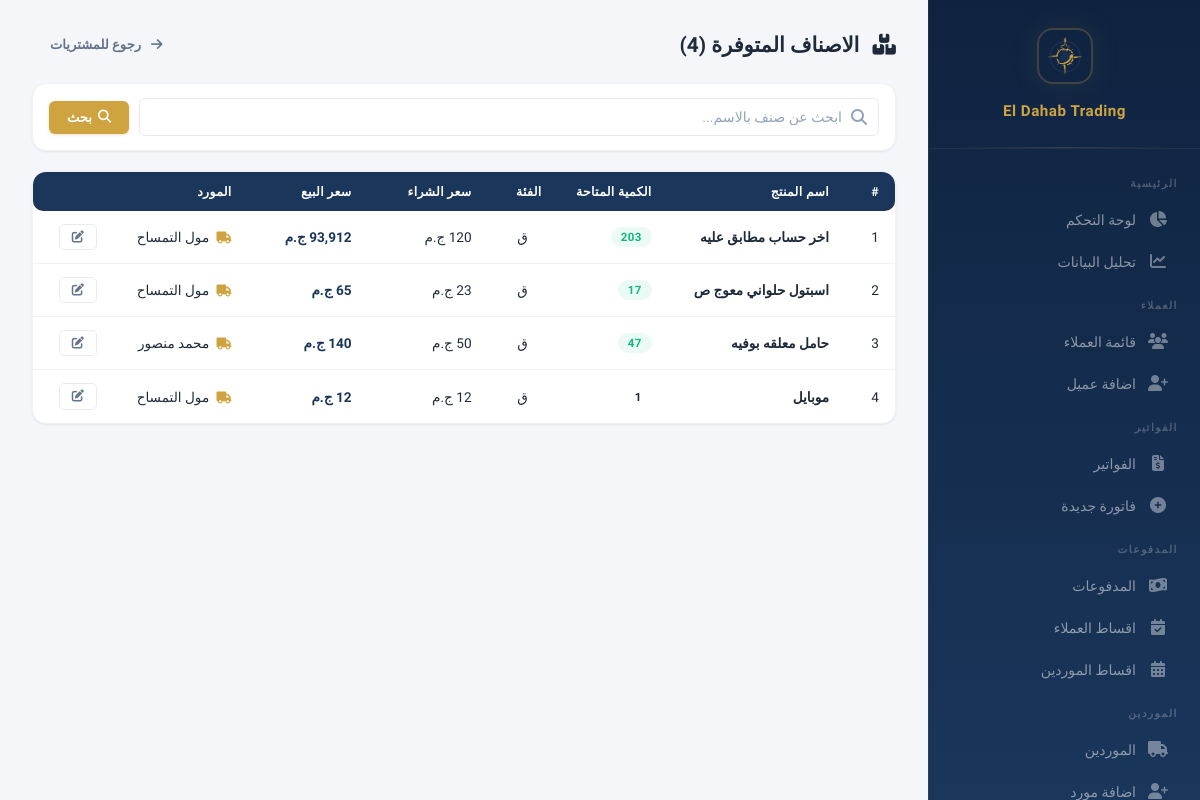
Screenshot of /items (signed in) with the database file from the repository.
### models.py (models this page shows, shortened)
class PurchaseItem(db.Model):
    __tablename__ = 'purchase_items'
    id = db.Column(db.Integer, primary_key=True)
    purchase_id = db.Column(db.Integer, db.ForeignKey('purchases.id'), nullable=False)
    item_name = db.Column(db.String(300), nullable=False)
    unit_type = db.Column(db.String(10), nullable=False, default='ق')
    quantity = db.Column(db.Float, nullable=False, default=0)
    unit_price = db.Column(db.Float, nullable=False, default=0)
    selling_price = db.Column(db.Float, nullable=False, default=0)
    total = db.Column(db.Float, nullable=False, default=0)

class Supplier(db.Model):
    __tablename__ = 'suppliers'
    id = db.Column(db.Integer, primary_key=True)
    name = db.Column(db.String(200), nullable=False)
    phone = db.Column(db.String(50))
    address = db.Column(db.Text)
    notes = db.Column(db.Text)
    created_at = db.Column(db.DateTime, default=datetime.utcnow)
    purchases = db.relationship('Purchase', backref='supplier', lazy=True)
    payments = db.relationship('SupplierPayment', backref='supplier', lazy=True)
    returns = db.relationship('SupplierReturn', backref='supplier', lazy=True)
    installment_plans = db.relationship('SupplierInstallmentPlan', backref='supplier', lazy=True)

### app.py (the view)
@app.route('/items')
@login_required
def items_list():
    search = request.args.get('search', '').strip()
    purchased = dict(db.session.query(
        PurchaseItem.item_name,
        db.func.coalesce(db.func.sum(PurchaseItem.quantity), 0)
    ).group_by(PurchaseItem.item_name).all())
    sold = dict(db.session.query(
        InvoiceItem.item_name,
        db.func.coalesce(db.func.sum(InvoiceItem.quantity), 0)
    ).group_by(InvoiceItem.item_name).all())
    returned = dict(db.session.query(
        ReturnItem.item_name,
        db.func.coalesce(db.func.sum(ReturnItem.quantity), 0)
    ).group_by(ReturnItem.item_name).all())
    latest_ids = db.session.query(func.max(PurchaseItem.id)).group_by(PurchaseItem.item_name)
    latest_rows = (PurchaseItem.query.filter(PurchaseItem.id.in_(latest_ids))
                   .options(joinedload(PurchaseItem.purchase).joinedload(Purchase.supplier))
                   .all())
    latest_by_name = {pi.item_name: pi for pi in latest_rows}
    items = []
    for name in sorted(purchased.keys()):
        if search and search not in (name or ''):
            continue
        qty = (purchased.get(name, 0) or 0) - (sold.get(name, 0) or 0) + (returned.get(name, 0) or 0)
        if qty <= 0:
            continue
        pi = latest_by_name.get(name)
        items.append({
            'name': name,
            'qty': qty,
            'unit_type': (pi.unit_type if pi else None) or 'ق',
            'unit_price': (pi.unit_price if pi else None) or 0,
            'selling_price': (pi.selling_price if pi else None) or 0,
            'supplier': pi.purchase.supplier.name if pi and pi.purchase and pi.purchase.supplier else '—',
        })
    return render_template('items_list.html', items=items, search=search)

### app.py (called while the page is built)
@app.context_processor
def inject_payment_methods():
    return {'PAYMENT_METHODS': PAYMENT_METHODS, 'parse_images': parse_images}

@app.before_request
def check_session_expiry():
    if 'user_id' in session and session.get('expires_at'):
        if datetime.utcnow().timestamp() > session['expires_at']:
            session.clear()
            flash('انتهت الجلسة، يرجى تسجيل الدخول مرة اخرى', 'warning')
            return redirect(url_for('login'))

@app.context_processor
def inject_user():
    if not hasattr(g, 'current_user'):
        g.current_user = db.session.get(User, session['user_id']) if 'user_id' in session else None
    return dict(current_user=g.current_user)

### models.py (called while the page is built)
    def has_permission(self, page):
        if self.is_admin:
            return True
        return any(p.page == page for p in self.permissions)

### templates/items_list.html (shortened to what this page needs)
{% extends "base.html" %}
{% block content %}
<div class="page-header">
    <h1 style="font-size:1.3rem;font-weight:700;color:var(--text);margin:0;"><i class="fas fa-boxes" style="margin-left:8px;"></i> الاصناف المتوفرة ({{ items|length }})</h1>
    <a href="{{ url_for('purchases_list') }}" class="btn btn-ghost"><i class="fas fa-arrow-right" style="margin-left:4px;"></i> رجوع للمشتريات</a>
</div>
<div class="data-card" style="margin-bottom:20px;">
    <form method="GET" action="{{ url_for('items_list') }}" style="display:flex;gap:10px;align-items:center;padding:14px 16px;">
        <div style="flex:1;position:relative;">
            <input type="text" name="search" value="{{ search }}" class="form-control" placeholder="ابحث عن صنف بالاسم..." autocomplete="off" style="padding-right:36px;" autofocus>
            <i class="fas fa-search" style="position:absolute;top:50%;right:12px;transform:translateY(-50%);color:var(--text-muted);"></i>
        </div>
        <button type="submit" class="btn btn-gold"><i class="fas fa-search"></i> بحث</button>
    </form>
</div>
<div class="data-card">
    <div class="data-card-body" style="padding:0;">
        <table>
            <thead>
                <tr>
                    <th style="width:50px;">#</th>
                    <th>اسم المنتج</th>
                    <th style="width:110px;">الكمية المتاحة</th>
                    <th style="width:70px;">الفئة</th>
                    <th style="width:120px;">سعر الشراء</th>
                    <th style="width:120px;">سعر البيع</th>
                    <th>المورد</th>
                    <th style="width:80px;"></th>
                </tr>
            </thead>
            <tbody>
                {% for item in items %}
                <tr>
                    <td>{{ loop.index }}</td>
                    <td style="font-weight:700;">{{ item.name }}</td>
                    <td>
                        <span class="badge {{ 'badge-success' if item.qty > 10 else 'badge-warning' }}">{{ "{:,.0f}".format(item.qty) }}</span>
                    </td>
                    <td style="text-align:center;">{{ item.unit_type }}</td>
                    <td>{{ "{:,.0f}".format(item.unit_price) }} ج.م</td>
                    <td style="color:var(--navy);font-weight:700;">{{ "{:,.0f}".format(item.selling_price) }} ج.م</td>
                    <td><i class="fas fa-truck" style="color:var(--gold);margin-left:4px;font-size:0.75rem;"></i> {{ item.supplier }}</td>
                    <td><a href="{{ url_for('items_edit', name=item.name) }}" class="btn btn-sm btn-outline" title="تعديل"><i class="fas fa-edit"></i></a></td>
                </tr>
                {% endfor %}
            </tbody>
        </table>
    </div>
</div>
{% endblock %}

### static/css/style.css (style rules this page uses)
:root { --gold: #cfa340; --gold-light: #e8c96a; --gold-dark: #b8892e; --gold-glow: rgba(207, 163, 64, 0.15); --navy: #1a365b; --navy-light: #264a7a; --navy-dark: #0f2340; --bg: #f4f6f9; --card: #ffffff; --card-hover: #fafbfd; --border: #e8ecf1; --border-light: #f0f2f5; --text: #1e2a3a; --text-secondary: #64748b; --text-muted: #94a3b8; --success: #10b981; --success-bg: rgba(16, 185, 129, 0.08); --danger: #ef4444; --danger-bg: rgba(239, 68, 68, 0.08); --warning: #f59e0b; --warning-bg: rgba(245, 158, 11, 0.08); --info: #3b82f6; --info-bg: rgba(59, 130, 246, 0.08); --sidebar-w: 272px; --shadow-xs: 0 1px 2px rgba(0,0,0,0.04); --shadow-sm: 0 1px 3px rgba(0,0,0,0.06), 0 1px 2px rgba(0,0,0,0.04); --shadow-md: 0 4px 6px -1px rgba(0,0,0,0.07), 0 2px 4px -2px rgba(0,0,0,0.05); --shadow-lg: 0 10px 15px -3px rgba(0,0,0,0.08), 0 4px 6px -4px rgba(0,0,0,0.04); --shadow-xl: 0 20px 25px -5px rgba(0,0,0,0.08), 0 8px 10px -6px rgba(0,0,0,0.04); --shadow-card: 0 1px 3px rgba(0,0,0,0.04), 0 1px 2px rgba(0,0,0,0.03); --shadow-card-hover: 0 10px 40px rgba(0,0,0,0.08); --radius: 14px; --radius-sm: 10px; --radius-xs: 6px; --transition: all 0.2s cubic-bezier(0.4, 0, 0.2, 1); }
* { margin: 0; padding: 0; box-sizing: border-box; }
html { scroll-behavior: smooth; }
body { font-family: 'IBM Plex Sans Arabic', -apple-system, BlinkMacSystemFont, sans-serif; background: var(--bg); color: var(--text); direction: rtl; min-height: 100vh; -webkit-font-smoothing: antialiased; -moz-osx-font-smoothing: grayscale; }
.data-card { background: var(--card); border-radius: var(--radius); box-shadow: var(--shadow-card); margin-bottom: 20px; overflow: hidden; border: 1px solid var(--border-light); }
.data-card-body { padding: 18px 22px; }
table { width: 100%; border-collapse: collapse; }
table thead th { background: var(--navy); color: #fff; padding: 12px 16px; font-size: 0.78rem; font-weight: 600; text-align: right; white-space: nowrap; letter-spacing: 0.3px; text-transform: uppercase; }
table thead th:first-child { border-radius: 0 var(--radius-sm) var(--radius-sm) 0; }
table thead th:last-child { border-radius: var(--radius-sm) 0 0 var(--radius-sm); }
table tbody td { padding: 13px 16px; border-bottom: 1px solid var(--border-light); font-size: 0.85rem; color: var(--text); }
table tbody tr { transition: var(--transition); }
table tbody tr:last-child td { border-bottom: none; }
.btn { display: inline-flex; align-items: center; gap: 6px; padding: 9px 18px; border: none; border-radius: var(--radius-xs); font-family: inherit; font-weight: 600; font-size: 0.82rem; cursor: pointer; transition: var(--transition); text-decoration: none; white-space: nowrap; }
.btn-gold { background: var(--gold); color: #fff; box-shadow: 0 1px 3px rgba(207,163,64,0.3); }
.btn-outline { background: transparent; border: 1.5px solid var(--border); color: var(--text-secondary); }
.btn-ghost { background: transparent; color: var(--text-secondary); }
.btn-sm { padding: 6px 12px; font-size: 0.76rem; border-radius: 5px; }
.form-control { width: 100%; padding: 10px 14px; border: 1.5px solid var(--border); border-radius: var(--radius-xs); font-family: inherit; font-size: 0.88rem; transition: var(--transition); background: #fff; color: var(--text); }
.form-control::placeholder { color: var(--text-muted); }
.badge { display: inline-flex; align-items: center; padding: 3px 10px; border-radius: 20px; font-size: 0.72rem; font-weight: 600; letter-spacing: 0.3px; }
.badge-success { background: var(--success-bg); color: var(--success); }
.page-header { display: flex; justify-content: space-between; align-items: center; margin-bottom: 22px; gap: 12px; }
.page-header h1 { margin: 0; }

### rows the page displays
PurchaseItem: unit_price "120", selling_price "93,912"
Supplier: supplier "مول التمساح" "مول التمساح"
PurchaseItem: unit_price "23", selling_price "65"
PurchaseItem: name "حامل معلقه بوفيه", qty "47", unit_type "ق", unit_price "50", selling_price "140", supplier "محمد منصور"
PurchaseItem: name "موبايل", qty "1", unit_type "ق", unit_price "12", selling_price "12", supplier "مول التمساح"

### other values shown
{{ items|length }} "4"
{{ item.name }} "اخر حساب مطابق عليه" "اسبتول حلواني معوج ص"
{{ "{:,.0f}".format(item.qty) }} "203" "17"
{{ item.unit_type }} "ق" "ق"
